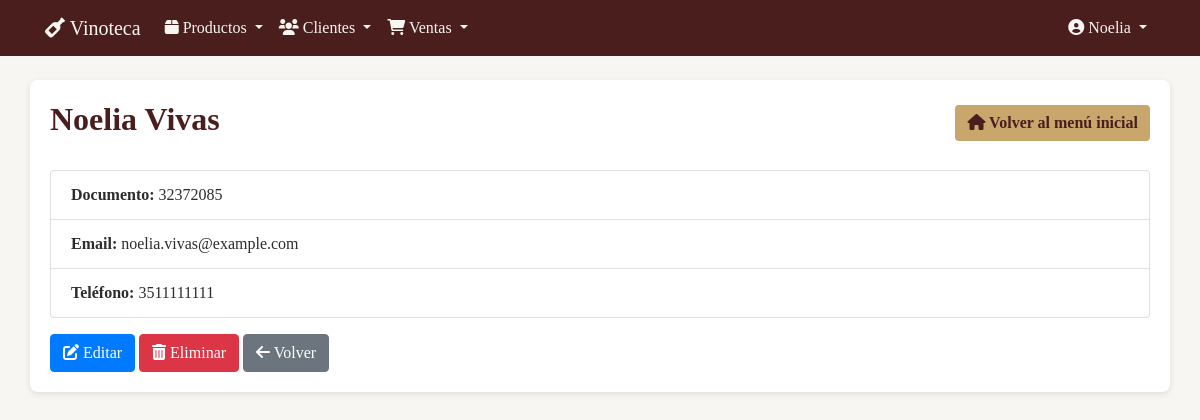
Screenshot of /clientes/1/ (signed in) with the database file from the repository.
### clientes/models.py (models this page shows, shortened)
class Cliente(models.Model):
    nombre = models.CharField(max_length=100)
    apellido = models.CharField(max_length=100)
    documento = models.CharField(max_length=20, unique=True)
    email = models.EmailField()
    telefono = models.CharField(max_length=20)
    direccion = models.TextField()

### clientes/views.py (the view)
# urls.py: path('<int:pk>/', ClienteDetailView.as_view(), name='cliente_detail'),  # 👈 Esta línea es clave
class ClienteDetailView(LoginRequiredMixin, DetailView):
    model = Cliente
    template_name = 'clientes/cliente_detail.html'

### templates/clientes/cliente_detail.html (shortened to what this page needs)
{% extends 'base.html' %}
{% block header %}{{ cliente.nombre }} {{ cliente.apellido }}{% endblock %}
{% block content %}
<ul class="list-group">
  <li class="list-group-item"><strong>Documento:</strong> {{ cliente.documento }}</li>
  <li class="list-group-item"><strong>Email:</strong> {{ cliente.email }}</li>
  <li class="list-group-item"><strong>Teléfono:</strong> {{ cliente.telefono }}</li>
</ul>
<div class="mt-3">
  <a href="{% url 'clientes:cliente_update' cliente.pk %}" class="btn btn-primary">
    <i class="fas fa-edit"></i> Editar
  </a>
  <a href="{% url 'clientes:cliente_delete' cliente.pk %}" class="btn btn-danger">
    <i class="fas fa-trash-alt"></i> Eliminar
  </a>
  <a href="{% url 'clientes:cliente_list' %}" class="btn btn-secondary">
    <i class="fas fa-arrow-left"></i> Volver
  </a>
</div>
{% endblock %}

### templates/base.html (shortened to what this page needs)
{% load bootstrap4 %}
{% load static %}
<!DOCTYPE html>
<html lang="es">
<head>
    {% bootstrap_css %}
    <link rel="stylesheet" href="https://cdnjs.cloudflare.com/ajax/libs/font-awesome/6.0.0/css/all.min.css">
</head>
<body>
    <nav class="navbar navbar-expand-lg">
        <div class="container">
            <a class="navbar-brand" href="{% url 'productos:producto_list' %}">
                <i class="fas fa-wine-bottle"></i> Vinoteca
            </a>
            <div class="collapse navbar-collapse" id="navbarNav">
                {% if user.is_authenticated %}
                <ul class="navbar-nav mr-auto">
                    <li class="nav-item dropdown">
                        <a class="nav-link dropdown-toggle" href="#" id="productosDropdown" role="button"
                           data-toggle="dropdown" aria-haspopup="true" aria-expanded="false">
                            <i class="fas fa-box"></i> Productos
                        </a>
                    </li>
                    <li class="nav-item dropdown">
                        <a class="nav-link dropdown-toggle" href="#" id="clientesDropdown" role="button"
                           data-toggle="dropdown" aria-haspopup="true" aria-expanded="false">
                            <i class="fas fa-users"></i> Clientes
                        </a>
                    </li>
                    <li class="nav-item dropdown">
                        <a class="nav-link dropdown-toggle" href="#" id="ventasDropdown" role="button"
                           data-toggle="dropdown" aria-haspopup="true" aria-expanded="false">
                            <i class="fas fa-shopping-cart"></i> Ventas
                        </a>
                    </li>
                </ul>
                {% endif %}
                <ul class="navbar-nav ml-auto">
                    {% if user.is_authenticated %}
                        <li class="nav-item dropdown">
                            <a class="nav-link dropdown-toggle" href="#" id="userDropdown" role="button"
                               data-toggle="dropdown" aria-haspopup="true" aria-expanded="false">
                                <i class="fas fa-user-circle"></i> {{ user.username }}
                            </a>
                        </li>
                    {% else %}
                        <li class="nav-item">
                            <a class="nav-link" href="{% url 'login' %}">
                                <i class="fas fa-sign-in-alt"></i> Iniciar sesión
                            </a>
                        </li>
                    {% endif %}
                </ul>
            </div>
        </div>
    </nav>
    <div class="container mt-4 content-wrapper">
        <div class="d-flex justify-content-between align-items-center mb-4">
            <h2>{% block header %}{% endblock %}</h2>
            <a href="{% url 'home' %}" class="btn btn-vinoteca">
                <i class="fas fa-home"></i> Volver al menú inicial
            </a>
        </div>
        {% block content %}{% endblock %}
    </div>
</body>
</html>

### templates/base.html (style rules this page uses)
body { background-color: #F8F6F3; font-family: Georgia, serif; color: #2C2C2C; }
.navbar { background-color: #4B1E1E; }
.navbar-brand, .nav-link, .dropdown-item { color: #F8F6F3 !important; }
.btn-vinoteca { background-color: #C9A66B; color: #4B1E1E; border: none; font-weight: bold; }
.content-wrapper { padding: 20px; border-radius: 8px; background-color: #fff; box-shadow: 0 2px 6px rgba(0,0,0,0.1); }
h2 { font-family: Georgia, serif; font-weight: bold; color: #4B1E1E; }

### rows the page displays
Cliente: nombre "Noelia", apellido "Vivas", documento "32372085", email "noelia.vivas@example.com", telefono "3511111111"

### other values shown
{{ user.username }} "Noelia"
